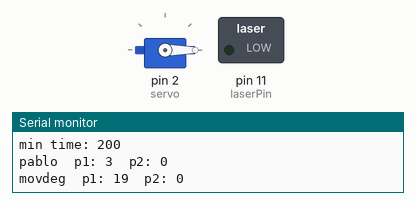
This sketch was run on a simulated Arduino Uno, built with avr-gcc and run on an emulated ATmega328P. Parts: servo, switched loads named in the sketch (green lamp = pin HIGH), the last lines printed to the serial monitor. Random numbers use the default seed unless the sketch sets one.

Above: at 0.25 s.
At 6.45 s:
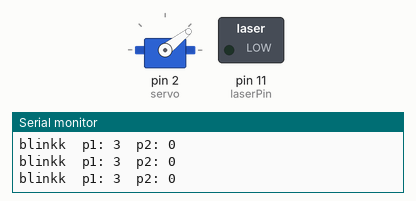
At 12.65 s:
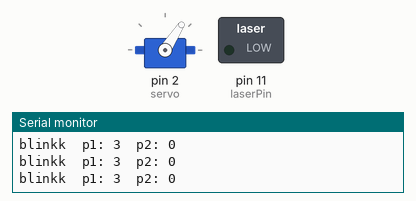
At 25.15 s:
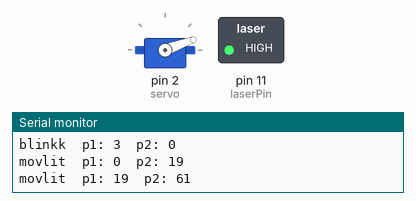
Timing chart, 0 to 32.7 s (numbered marks = the images above):
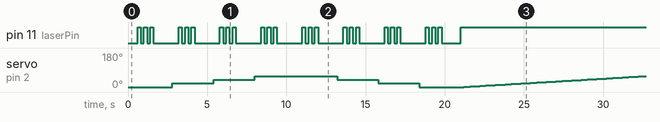

The sketch:

lasercat.ino
```cpp
/*
  07.08.2022
  PabloLaser v1.5

  Servo SG90:
  +5V, D2, GND

  Laser:
  D11, GND

  Servo max angle: 60 (+1)  - dMax
  Servo speed (time): 200   - sTime
 */

#include <Servo.h>

Servo servo;

const int laserPin = 11;
const int dMax = 61;
const int sTime = 200;
int servoAngle = 0;

void setup()
{
  Serial.begin(9600);
  Serial.println();
  Serial.println("\nPablo 1.5");
  Serial.print("max angle: ");
  Serial.println(dMax);
  Serial.print("min time: ");
  Serial.println(sTime);

  pinMode(laserPin, OUTPUT);
  servo.attach(2);
  servo.write(0);
  delay(200);
}

void loop() {
  pablo();

  digitalWrite(laserPin, LOW);  // Laser OFF
  Serial.println("========================\n");
  delay(2000);
}

void movdeg(int deg) {
//  int w = (deg+80)*3;
  printF("movdeg", deg, 0);
  for (servoAngle = 0; servoAngle <= dMax; servoAngle += deg) {
    digitalWrite(laserPin, LOW);
    servo.write(servoAngle);
    delay(400);
    digitalWrite(laserPin, HIGH);
    blinkk(3);
    delay(1000);
  }
  for (servoAngle -= deg; servoAngle >= 0; servoAngle -= deg) {
    digitalWrite(laserPin, LOW);
    servo.write(servoAngle);
//    delay(w);
    delay(400);
    digitalWrite(laserPin, HIGH);
    blinkk(3);
    delay(1000);
  }
}

void movrnd() {
  int rndang = random(0, dMax);
  printF("movrnd", rndang, 0);
  digitalWrite(laserPin, LOW);
  servo.write(rndang);
  digitalWrite(laserPin, HIGH);
  delay(3000);
  servoAngle = servo.read();
}

void movlit(int a, int b, int m) {
  digitalWrite(laserPin, HIGH);
  int i;
  printF("movlit", a, b);
  if (a > b) {
    for (int i = a; i > b; i--) {
      servo.write(i);
      delay(m);
    }
  }
  else {
    for (int i = a; i < b; i++) {
      servo.write(i);
      delay(m);
    }
  }
  digitalWrite(laserPin, LOW);
  servoAngle = servo.read();
}

void movstop(int a, int b, int n) {
  int i;
  int deg;
  printF("movstop", n, servoAngle);
  if (a > b) {
    deg = (a-b) / n;
    for (i = 0; i < n; i++) {
      a = servo.read();
      digitalWrite(laserPin, LOW);
      movlit(a, a-deg, 30);
      digitalWrite(laserPin, HIGH);
      delay(sTime*3);
    }
  }
  else {
    deg = (b-a) / n;
    for (i = 0; i < n; i++) {
      a = servo.read();
      digitalWrite(laserPin, LOW);
      movlit(a, a+deg, 30);
      digitalWrite(laserPin, HIGH);
      delay(sTime*3);
    }
  }
  servoAngle = servo.read();
}

void blinkk(int n) {
  printF("blinkk", n, 0);
  int i;
  for (i = 0; i < n; i++) {
    digitalWrite(laserPin, HIGH);
    delay(200);
    digitalWrite(laserPin, LOW);
    delay(200);
  }
}

void printF(String namef, int p1, int p2) {
  Serial.print(namef);
  Serial.print("\tp1: ");
  Serial.print(p1);
  Serial.print("\tp2: ");
  Serial.println(p2);
}

void pablo() {
  int mode = random(2, 5);        // 2 - 4
//  int aang = random(179, 181);    // 179, 180 TODO
  printF("pablo", mode, 0);
  switch (mode) {
    case 2: {
      hideseek();
      break; }

    case 3: {
      shootingstars();
      break; }

    case 4: {
      lasercat();
      break; }
  }
}

void hideseek() {
  int a = random(dMax);
  int b = random(dMax-20);
  int c = random(dMax-10);
  int hime = random(sTime, 500);
  int bb = random(7);
  printF("hideseek", 5, hime);

  movlit(b, a, hime);
  blinkk(bb);
  movlit(c, b, hime-50);
  movlit(a, c, hime+30);
  blinkk(bb);
}

void shootingstars() {
  int a = random(dMax/2);
  int b = random(dMax);

  movdeg(a);
  movlit(0, a, sTime);
  movlit(a, dMax, sTime);
  movlit(a, 0, sTime);
  movrnd();
  movlit(servoAngle, a, sTime);
}

void lasercat() {
  int a = random(dMax);
  int b = random(dMax/2);
  int c = random(10);
  int t = sTime/2;

  movstop(a, b, c);
  movlit(a, b/2, t);
  movlit(b/2, a, t);
  movlit(a, b, t);
  movlit(b, a/2, t);
  movlit(servoAngle, 0, t);
}
```

Measured:
- by itself, pin 11 (laserPin): repeats every 2.6 s: LOW 0.20 s, HIGH 0.20 s, LOW 0.20 s, HIGH 0.20 s, LOW 1.6 s, HIGH 0.20 s
